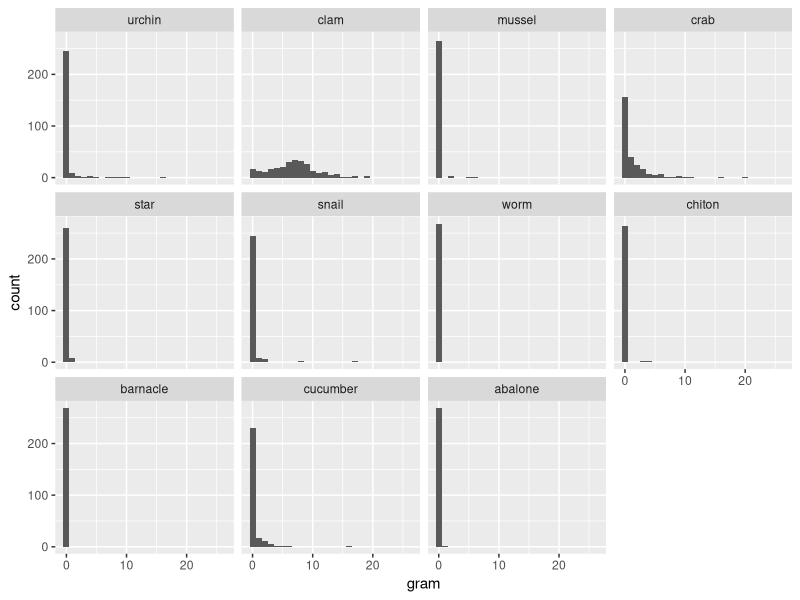
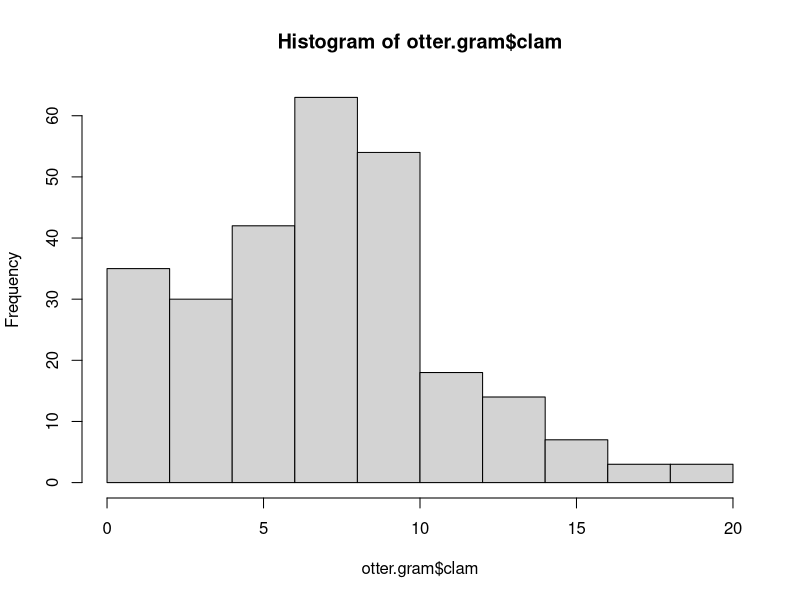
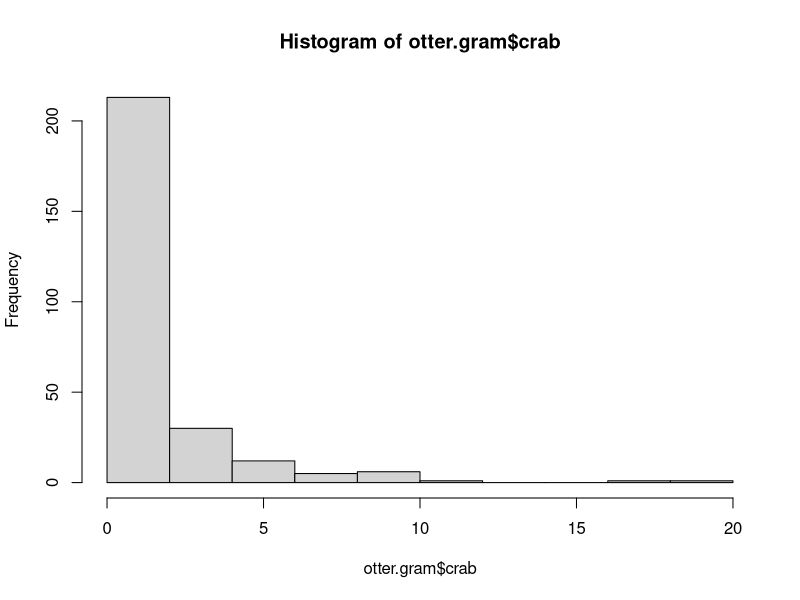
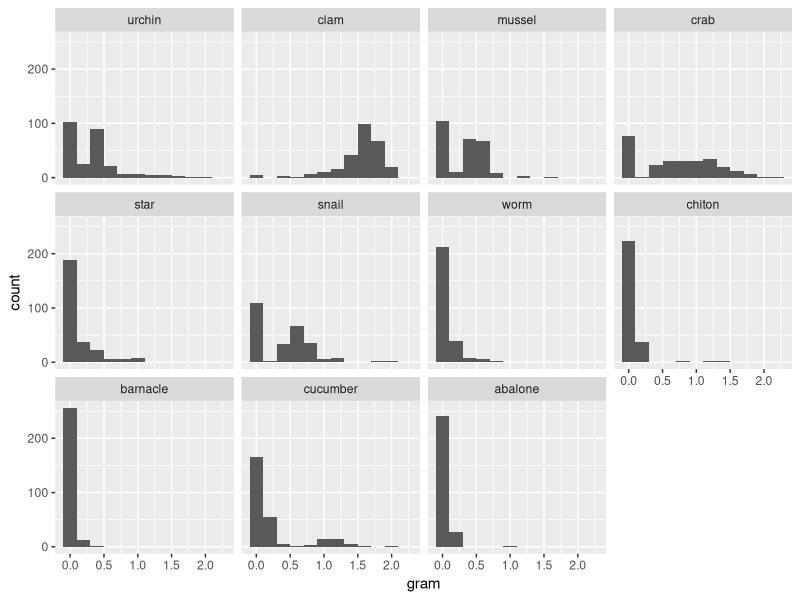

R code for these plots, in order: (Note: this script raises an error after producing the figures.)
############  FISH631 Project  ############

# I am stting the working dir at the usual foraging folder, but I may want to make a new folder
setwd("/Users/nila/Documents/UAF/RStudio/APECS/Sea_otter_foraging")

#programs
library(ggplot2)
library(lattice)
require(stats)
library(tidyverse)
library(scales)

#load files
otter.gram<- read.csv("Visual/SOFA/Otter_gram.csv", row.names=1)
ott.sum <- read.csv("Visual/SOFA/Otter_summary.csv", row.names=1)
ott.raw <- read.csv("Visual/2018_Foraging_data_RAW.csv")

#stack otter.gram
stack.gram <- stack(otter.gram)
names(stack.gram) <- c("gram", "species")

# plot hist of all the grams/min
ggplot(data=stack.gram, aes(x=gram)) + 
  geom_histogram(binwidth = 1) +
  facet_wrap(vars(species))

hist(otter.gram$clam)
hist(otter.gram$crab)


### Standardize to species maximum: - Don't think this will be useful in the end
#MAX <- apply(otter.gram,2,max)    # Maximum values in each column
#gram.std <- scale(otter.gram, center=F, scale = MAX)
#head(gram.std)

#stack gram.std - doesn't work
#stack.gram.std <- stack(gram.std)
#names(stack.gram.std) <- c("gram", "species")

#Transform otter.gram with square root
(otter.gram.tf<- otter.gram^.25)
#stack transformed data
stack.gram.tf <- stack(otter.gram.tf)
names(stack.gram.tf) <- c("gram", "species")

# plot hist of all the grams/min transformed
ggplot(data=stack.gram.tf, aes(x=gram)) + 
  geom_histogram(binwidth = .2) +
  facet_wrap(vars(species))

# info from ott.sum
par(mfrow= c(2,2))
plot(ott.sum$Sex, main = "Sex")
plot(ott.sum$Ageclass, main = "Age")
plot(ott.sum$Area, main = "Locations (year)")
hist(ott.sum$success_rt,  main = "Histogram of Sucess rate", xlab= "", ylab= "")
par(mfrow= c(1,1))
#combine files
otter <- cbind(otter.gram.tf, Ageclass = ott.sum$Ageclass, Sex = ott.sum$Sex, Area = ott.sum$Area, 
               Season = ott.sum$Season)
otter
# advice from Franz - gives # of 0 in each prey type
apply(otter.gram,2,function(x) sum(x==0))

# create Bray-curtis distances
library(vegan)
library(MASS)
otter.bray <- vegdist(otter.gram.tf, method = "bray")
round(otter.bray,2)

#betadispr with Area
(disp <- betadisper(otter.bray, otter$Area))
PCoA.d <- dist(disp$vectors[,1:10])
plot(otter.bray, PCoA.d); cor(otter.bray, PCoA.d)
anova(disp)
TukeyHSD(disp)
plot(disp) 
plot(disp, c(2,3))
#betadispr with Sex (including unknown)
(disp <- betadisper(otter.bray, otter$Sex))
PCoA.d <- dist(disp$vectors[,1:10])
plot(otter.bray, PCoA.d); cor(otter.bray, PCoA.d)
anova(disp)
TukeyHSD(disp)
plot(disp) 
plot(disp, c(2,3))
#betadispr with Ageclass
(disp <- betadisper(otter.bray, otter$Ageclass))
PCoA.d <- dist(disp$vectors[,1:10])
plot(otter.bray, PCoA.d); cor(otter.bray, PCoA.d)
anova(disp)
TukeyHSD(disp)
plot(disp) 
plot(disp, c(2,3))
#betadispr with Season
(disp <- betadisper(otter.bray, otter$Season))
PCoA.d <- dist(disp$vectors[,1:10])
plot(otter.bray, PCoA.d); cor(otter.bray, PCoA.d)
anova(disp)
TukeyHSD(disp)
plot(disp) 
plot(disp, c(2,3))

# All of these metrics were not significant, which is good! But season is really close to 0.05


# MDS - can use 2D because is simpler
otter.nmds <- isoMDS(otter.bray, k=2) 
#type I PERMANOVA
adonis2(otter.bray ~ Sex + Season + Area + Site, data=ott.sum, perm=9999)
adonis2(otter.bray ~ Sex + Area + Site, data=ott.sum, perm=9999)
# type III PERMANOVA
adonis2(otter.bray ~ Sex + Ageclass + Season + Area + Site, data=ott.sum, by="margin", perm=9999)
adonis2(otter.bray ~ Sex + Area + Site, data=ott.sum, by="margin", perm=999)

ott.mds<-metaMDS(otter.gram.tf, k=2, try=20, autotransform = FALSE)
ott.mds$stress
stressplot(ott.mds)
ordiplot(ott.mds, display=c("sites", "species"), type="t", cex=1)
plot(ott.mds$points, col=as.numeric(ott.sum$Area), pch=16, cex=2, asp=1)
plot(ott.mds$points, col=as.numeric(ott.sum$Sex), pch=16, cex=2, asp=1)
plot(ott.mds$points, col=as.numeric(ott.sum$Site), pch=16, cex=2, asp=1)

######################################################################################################
#Now lets remove worm, chiton, barnicle, and abalone (these make up a very small percent of the diet)
ott.slim <- otter.gram.tf[,c(1:6,10)] 

#combine files
otter.slim <- cbind(ott.slim, Ageclass = ott.sum$Ageclass, Sex = ott.sum$Sex, Area = ott.sum$Area, Site = ott.sum$Site)
otter.slim

# create Bray-curtis distances
otter.bray2 <- vegdist(ott.slim, method = "bray")
round(otter.bray2,2)
# MDS - can use 2D because is simpler
otter2.nmds <- isoMDS(otter.bray2, k=2) 
#type I PERMANOVA
slim.perm<-adonis2(otter.bray2 ~ Sex + Area + Site, data=ott.sum, perm=9999)
# type III PERMANOVA
adonis2(otter.bray2 ~ Sex + Ageclass + Area + Site, data=ott.sum, by="margin", perm=9999)
adonis2(otter.bray2 ~ Sex + Area, data=ott.sum, by="margin", perm=9999)

ott2.mds<-metaMDS(ott.slim, k=2, try=20, autotransform = FALSE)
ott2.mds$stress
stressplot(ott2.mds)
ordiplot(ott2.mds, display=c("sites", "species"), type="t", cex=1)
plot(ott2.mds$points, col=as.numeric(otter.slim$Area), pch=16, cex=2, asp=1)
plot(ott2.mds$points, col=as.numeric(otter.slim$Sex), pch=16, cex=2, asp=1)
plot(ott2.mds$points, col=as.numeric(otter.slim$Season), pch=16, cex=2, asp=1)
plot(ott2.mds$points, col=as.numeric(otter.slim$Site), pch=16, cex=2, asp=1) # not helpful


# make ordination plot in ggplot for Areas

#first make a data frame of the scores
area.scores <- as.data.frame(scores(ott2.mds))
# create a column of site names, from the rownames of data.scores
area.scores$otter <- rownames(area.scores)  
area.scores <- cbind(area.scores, Area = otter.slim$Area, Site = otter.slim$Site)
head(area.scores)

#Using the scores function from vegan to extract the species scores and convert to a data.frame
species2.scores <- as.data.frame(scores(ott2.mds, "species"))  
# create a column of species, from the rownames of species.scores
species2.scores$species <- rownames(species2.scores)  
head(species2.scores)

ggplot() + 
  geom_text(data=species2.scores,aes(x=NMDS1,y=NMDS2,label=species),alpha=0.5) +  # add the species labels
  geom_point(data=area.scores,aes(x=NMDS1,y=NMDS2,shape=Area,colour=Area),size=3) + # add the point markers
  scale_colour_manual(values=c("OHTHREE" = "#E69F00", "TEN" = "#56B4E9", "EIGHTYEIGHT" = "#999999")) +
  coord_equal() + 
  theme_bw() +
  theme(axis.text.x = element_blank(),  # remove x-axis text
        axis.text.y = element_blank(), # remove y-axis text
        axis.ticks = element_blank(),  # remove axis ticks
        axis.title.x = element_text(size=18), # remove x-axis labels
        axis.title.y = element_text(size=18), # remove y-axis labels
        panel.background = element_blank(), 
        panel.grid.major = element_blank(),  #remove major-grid labels
        panel.grid.minor = element_blank(),  #remove minor-grid labels
        plot.background = element_blank())

#placing a hull for sex
area.88 <- area.scores[area.scores$Area == "EIGHTYEIGHT", ][chull(area.scores[area.scores$Area == 
                                                                   "EIGHTYEIGHT", c("NMDS1", "NMDS2")]), ]  # hull values for 1988
area.03 <- area.scores[area.scores$Area == "OHTHREE", ][chull(area.scores[area.scores$Area == 
                                                                   "OHTHREE", c("NMDS1", "NMDS2")]), ]  # hull values for 2003
area.10 <- area.scores[area.scores$Area == "TEN", ][chull(area.scores[area.scores$Area == 
                                                                         "TEN", c("NMDS1", "NMDS2")]), ]  # hull values for 2010

hull2.data <- rbind(area.88, area.03, area.10)  #combine grp.a and grp.b
hull2.data
ggplot() + 
  geom_polygon(data=hull2.data,aes(x=NMDS1,y=NMDS2,fill=Area,group=Area),alpha=0.30) + 
  geom_text(data=species2.scores,aes(x=NMDS1,y=NMDS2,label=species),alpha=0.5) +  # add the species labels
  geom_point(data=area.scores,aes(x=NMDS1,y=NMDS2,shape=Area,colour=Area),size=4) + # add the point markers
  scale_colour_manual(values=c("OHTHREE" = "#E69F00", "TEN" = "#56B4E9", "EIGHTYEIGHT" = "#999999")) +
  coord_equal() +
  theme_bw() + 
  theme(axis.text.x = element_blank(),  # remove x-axis text
        axis.text.y = element_blank(), # remove y-axis text
        axis.ticks = element_blank(),  # remove axis ticks
        axis.title.x = element_text(size=18), # remove x-axis labels
        axis.title.y = element_text(size=18), # remove y-axis labels
        panel.background = element_blank(), 
        panel.grid.major = element_blank(),  #remove major-grid labels
        panel.grid.minor = element_blank(),  #remove minor-grid labels
        plot.background = element_blank())

#####################################################################################################
#Now run with ONLY known sex!
# want to filter the data
otter.sex <- filter(otter.slim, Sex == "M"| Sex == "F")

#now make a file of the distances only by removing them from ott.sex
ott.sex <- otter.sex[,1:7]

# create Bray-curtis distances
otter.bray3 <- vegdist(ott.sex, method = "bray")
round(otter.bray3,2)
# MDS - can use 2D because is simpler
otter3.nmds <- isoMDS(otter.bray3, k=2) 
#type I PERMANOVA
sex.perm<-adonis2(otter.bray3 ~ Sex + Area + Site, data=otter.sex, perm=9999)
# type III PERMANOVA
adonis2(otter.bray3 ~ Sex + Ageclass + Area + Site, data=otter.sex, by="margin", perm=9999)
adonis2(otter.bray3 ~ Sex + Area, data=otter.sex, by="margin", perm=9999)

ott3.mds<-metaMDS(ott.sex, k=2, try=20, autotransform = FALSE)
ott3.mds$stress
stressplot(ott3.mds)
ordiplot(ott3.mds, display=c("sites", "species"), type="t", cex=1)
plot(ott3.mds$points, col=as.numeric(otter.sex$Area), pch=16, cex=2, asp=1)
plot(ott3.mds$points, col=as.numeric(otter.sex$Sex), pch=16, cex=2, asp=1)
plot(ott3.mds$points, col=as.numeric(otter.sex$Site), pch=16, cex=2, asp=1)

# make ordination plot in ggplot

#first make a data frame of the scores
data.scores <- as.data.frame(scores(ott3.mds))
# create a column of site names, from the rownames of data.scores
data.scores$otter <- rownames(data.scores)  
data.scores <- cbind(data.scores, Ageclass = otter.sex$Ageclass, Sex = otter.sex$Sex, 
                     Area = otter.sex$Area, Site = otter.sex$Site)
head(data.scores)

#Using the scores function from vegan to extract the species scores and convert to a data.frame
species.scores <- as.data.frame(scores(ott3.mds, "species"))  
# create a column of species, from the rownames of species.scores
species.scores$species <- rownames(species.scores)  
head(species.scores)

ggplot() + 
  geom_text(data=species.scores,aes(x=NMDS1,y=NMDS2,label=species),alpha=0.5) +  # add the species labels
  geom_point(data=data.scores,aes(x=NMDS1,y=NMDS2,shape=Sex,colour=Sex),size=3) + # add the point markers
  scale_colour_manual(values=c("F" = "red", "M" = "blue")) +
  coord_equal() +
  theme_bw() +
  theme(axis.text.x = element_blank(),  # remove x-axis text
      axis.text.y = element_blank(), # remove y-axis text
      axis.ticks = element_blank(),  # remove axis ticks
      axis.title.x = element_text(size=18), # remove x-axis labels
      axis.title.y = element_text(size=18), # remove y-axis labels
      panel.background = element_blank(), 
      panel.grid.major = element_blank(),  #remove major-grid labels
      panel.grid.minor = element_blank(),  #remove minor-grid labels
      plot.background = element_blank())

#placing a hull for sex
sex.f <- data.scores[data.scores$Sex == "F", ][chull(data.scores[data.scores$Sex == 
                                                                   "F", c("NMDS1", "NMDS2")]), ]  # hull values for female
sex.m <- data.scores[data.scores$Sex == "M", ][chull(data.scores[data.scores$Sex == 
                                                                   "M", c("NMDS1", "NMDS2")]), ]  # hull values for male

hull.data <- rbind(sex.f, sex.m)  #combine grp.a and grp.b
hull.data
ggplot() + 
  geom_polygon(data=hull.data,aes(x=NMDS1,y=NMDS2,fill=Sex,group=Sex),alpha=0.30) + # add the convex hulls
  geom_text(data=species.scores,aes(x=NMDS1,y=NMDS2,label=species),alpha=0.5) +  # add the species labels
  geom_point(data=data.scores,aes(x=NMDS1,y=NMDS2,shape=Sex,colour=Sex),size=4) + # add the point markers
  scale_colour_manual(values=c("F" = "red", "M" = "blue")) +
  coord_equal() +
  theme_bw() + 
  theme(axis.text.x = element_blank(),  # remove x-axis text
        axis.text.y = element_blank(), # remove y-axis text
        axis.ticks = element_blank(),  # remove axis ticks
        axis.title.x = element_text(size=18), # remove x-axis labels
        axis.title.y = element_text(size=18), # remove y-axis labels
        panel.background = element_blank(), 
        panel.grid.major = element_blank(),  #remove major-grid labels
        panel.grid.minor = element_blank(),  #remove minor-grid labels
        plot.background = element_blank())
